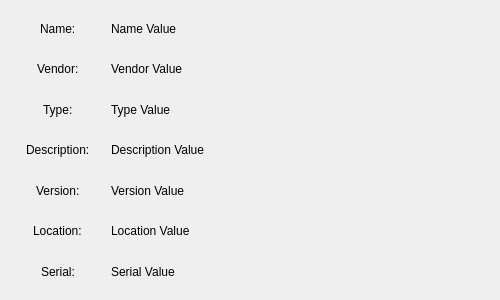
<?xml version="1.0" encoding="UTF-8"?>
<ui version="4.0">
 <class>OpenRGBDeviceInfoPageUi</class>
 <widget class="QFrame" name="OpenRGBDeviceInfoPageUi">
  <property name="geometry">
   <rect>
    <x>0</x>
    <y>0</y>
    <width>500</width>
    <height>300</height>
   </rect>
  </property>
  <property name="windowTitle">
   <string>Frame</string>
  </property>
  <layout class="QGridLayout" name="gridLayout" columnstretch="20,80">
   <item row="0" column="0" alignment="Qt::AlignHCenter">
    <widget class="QLabel" name="NameLabel">
     <property name="text">
      <string>Name:</string>
     </property>
    </widget>
   </item>
   <item row="1" column="0" alignment="Qt::AlignHCenter">
    <widget class="QLabel" name="VendorLabel">
     <property name="text">
      <string>Vendor:</string>
     </property>
    </widget>
   </item>
   <item row="2" column="0" alignment="Qt::AlignHCenter">
    <widget class="QLabel" name="TypeLabel">
     <property name="text">
      <string>Type:</string>
     </property>
    </widget>
   </item>
   <item row="3" column="0" alignment="Qt::AlignHCenter">
    <widget class="QLabel" name="DescriptionLabel">
     <property name="text">
      <string>Description:</string>
     </property>
    </widget>
   </item>
   <item row="4" column="0" alignment="Qt::AlignHCenter">
    <widget class="QLabel" name="VersionLabel">
     <property name="text">
      <string>Version:</string>
     </property>
    </widget>
   </item>
   <item row="5" column="0" alignment="Qt::AlignHCenter">
    <widget class="QLabel" name="LocationLabel">
     <property name="text">
      <string>Location:</string>
     </property>
    </widget>
   </item>
   <item row="6" column="0" alignment="Qt::AlignHCenter">
    <widget class="QLabel" name="SerialLabel">
     <property name="text">
      <string>Serial:</string>
     </property>
    </widget>
   </item>
   <item row="0" column="1">
    <widget class="QLabel" name="NameValue">
     <property name="text">
      <string>Name Value</string>
     </property>
     <property name="wordWrap">
      <bool>true</bool>
     </property>
    </widget>
   </item>
   <item row="1" column="1">
    <widget class="QLabel" name="VendorValue">
     <property name="text">
      <string>Vendor Value</string>
     </property>
     <property name="wordWrap">
      <bool>true</bool>
     </property>
    </widget>
   </item>
   <item row="2" column="1">
    <widget class="QLabel" name="TypeValue">
     <property name="text">
      <string>Type Value</string>
     </property>
     <property name="wordWrap">
      <bool>true</bool>
     </property>
    </widget>
   </item>
   <item row="3" column="1">
    <widget class="QLabel" name="DescriptionValue">
     <property name="text">
      <string>Description Value</string>
     </property>
     <property name="wordWrap">
      <bool>true</bool>
     </property>
    </widget>
   </item>
   <item row="4" column="1">
    <widget class="QLabel" name="VersionValue">
     <property name="text">
      <string>Version Value</string>
     </property>
     <property name="wordWrap">
      <bool>true</bool>
     </property>
    </widget>
   </item>
   <item row="5" column="1">
    <widget class="QLabel" name="LocationValue">
     <property name="text">
      <string>Location Value</string>
     </property>
     <property name="wordWrap">
      <bool>true</bool>
     </property>
    </widget>
   </item>
   <item row="6" column="1">
    <widget class="QLabel" name="SerialValue">
     <property name="text">
      <string>Serial Value</string>
     </property>
     <property name="wordWrap">
      <bool>true</bool>
     </property>
    </widget>
   </item>
  </layout>
 </widget>
 <resources/>
 <connections/>
</ui>
